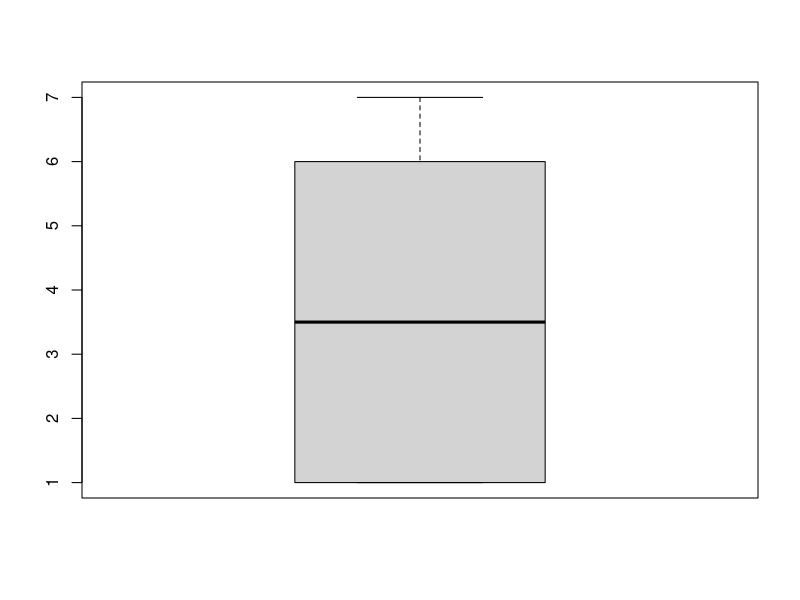

The R script that drew this image:
## ---- chunk 1
knitr::opts_chunk$set(echo = TRUE)
## ---- chunk 2
x <- c(4, 3, 1, 6, 1, 7)
mean(x)
median(x)
## ---- chunk 3
boxplot(x)
## ---- chunk 4
a <- c(-10, 0, 10, 20, 30)
b <- c(8, 9, 10, 11, 12)
## ---- chunk 5
range(a)
range(b)
## ---- chunk 6
var(a)
var(b)

sd(a)
sd(b)
